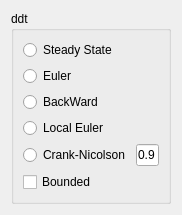
<?xml version="1.0" encoding="UTF-8"?>
<ui version="4.0">
 <class>Form</class>
 <widget class="QWidget" name="Form">
  <property name="geometry">
   <rect>
    <x>0</x>
    <y>0</y>
    <width>182</width>
    <height>183</height>
   </rect>
  </property>
  <property name="windowTitle">
   <string>Form</string>
  </property>
  <layout class="QVBoxLayout" name="verticalLayout_2">
   <item>
    <widget class="QGroupBox" name="groupBox">
     <property name="title">
      <string>ddt</string>
     </property>
     <layout class="QVBoxLayout" name="verticalLayout">
      <item>
       <widget class="QRadioButton" name="radioButton">
        <property name="text">
         <string>Steady State</string>
        </property>
       </widget>
      </item>
      <item>
       <widget class="QRadioButton" name="radioButton_2">
        <property name="text">
         <string>Euler</string>
        </property>
       </widget>
      </item>
      <item>
       <widget class="QRadioButton" name="radioButton_3">
        <property name="text">
         <string>BackWard</string>
        </property>
       </widget>
      </item>
      <item>
       <widget class="QRadioButton" name="radioButton_4">
        <property name="text">
         <string>Local Euler</string>
        </property>
       </widget>
      </item>
      <item>
       <layout class="QHBoxLayout" name="horizontalLayout">
        <item>
         <widget class="QRadioButton" name="radioButton_5">
          <property name="text">
           <string>Crank-Nicolson</string>
          </property>
         </widget>
        </item>
        <item>
         <widget class="QLineEdit" name="lineEdit">
          <property name="cursor">
           <cursorShape>ArrowCursor</cursorShape>
          </property>
          <property name="text">
           <string>0.9</string>
          </property>
         </widget>
        </item>
       </layout>
      </item>
      <item>
       <widget class="QCheckBox" name="checkBox">
        <property name="text">
         <string>Bounded</string>
        </property>
       </widget>
      </item>
     </layout>
    </widget>
   </item>
  </layout>
 </widget>
 <resources/>
 <connections/>
</ui>
